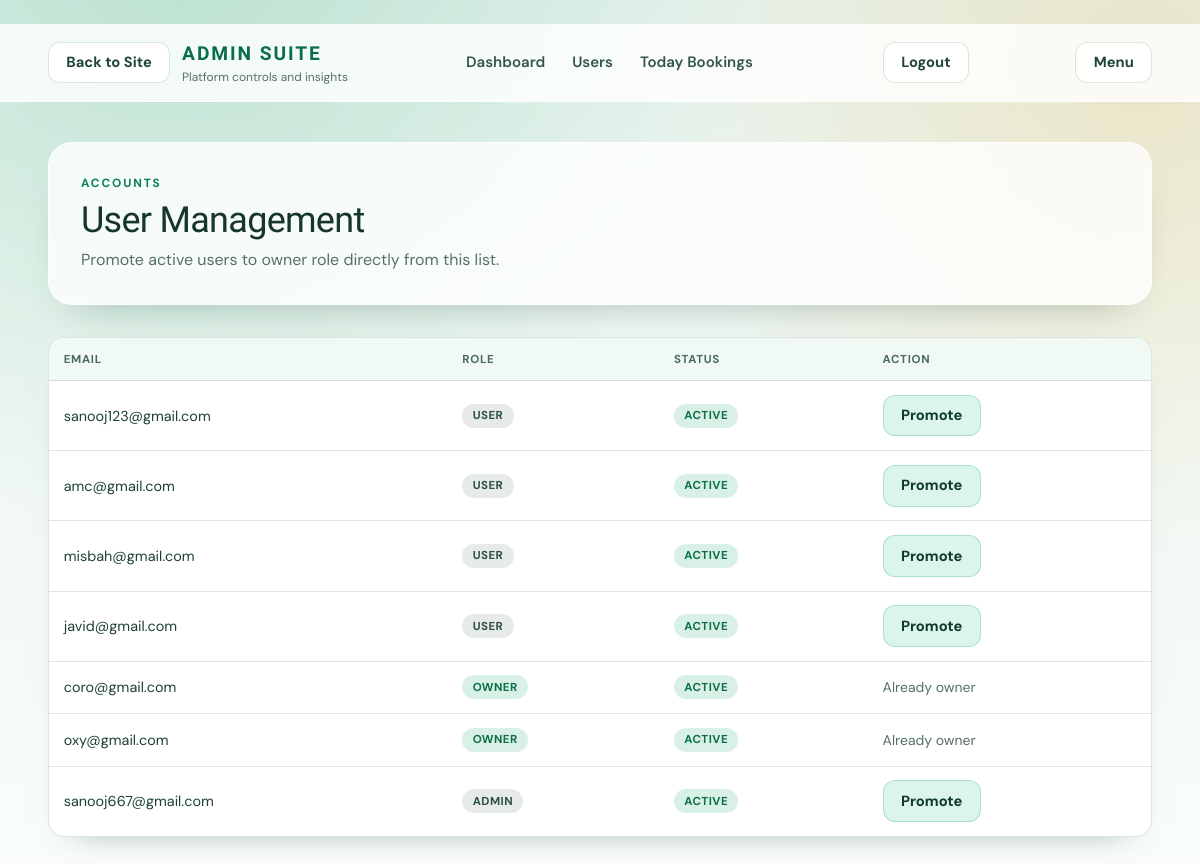
Screenshot of /dashboard/user_list/ with the database file from the repository.
### user/models.py (models this page shows, shortened)
class User(AbstractUser):
    username = None
    email = models.EmailField(unique=True , max_length=256, error_messages={'unique':'email already exists,'})
    is_customer = models.BooleanField(default=False)
    is_agent = models.BooleanField(default=False)
    is_manager = models.BooleanField(default=False)
    USERNAME_FIELD = 'email'
    REQUIRED_FIELDS = []
    objects = Usermanager()
    class Meta:
        db_table = 'users_user'
        verbose_name = 'User'
        verbose_name_plural = "Users"
        ordering = ['-id']

### admin_dashboard/views.py (the view)
# urls.py: path("user_list/", views.user_list, name="user_list"),
def user_list(request):
    user = User.objects.all().order_by("-id")
    return render(request, "admin/admin_user_list.html", {"users" : user})

### templates/admin/admin_user_list.html (shortened to what this page needs)
﻿{% extends 'base/web-base.html' %}
{% block container %}
{% include 'includes/admin_header.html' %}
<main class="site-shell py-10 space-y-8">
    <section class="surface-panel p-6 md:p-8 flex flex-col md:flex-row md:items-center md:justify-between gap-4">
        <div>
            <span class="eyebrow">Accounts</span>
            <h1 class="page-title mt-2">User Management</h1>
            <p class="muted mt-2">Promote active users to owner role directly from this list.</p>
        </div>
    </section>
    <section class="table-shell">
        <table class="data-table">
            <thead>
                <tr>
                    <th>Email</th>
                    <th>Role</th>
                    <th>Status</th>
                    <th>Action</th>
                </tr>
            </thead>
            <tbody>
                {% for user in users %}
                <tr>
                    <td class="break-all">{{ user.email }}</td>
                    <td>
                        {% if user.is_agent %}
                        <span class="status-pill status-booked">Owner</span>
                        {% elif user.is_manager %}
                        <span class="status-pill status-default">Admin</span>
                        {% else %}
                        <span class="status-pill status-default">User</span>
                        {% endif %}
                    </td>
                    <td>
                        {% if user.is_active %}
                        <span class="status-pill status-booked">Active</span>
                        {% else %}
                        <span class="status-pill status-cancelled">Inactive</span>
                        {% endif %}
                    </td>
                    <td>
                        {% if not user.is_agent %}
                        <a href="{% url 'admin_dashboard:user_promte' user.id %}" class="btn btn-secondary" onclick="return confirm('Promote this user to owner?');">Promote</a>
                        {% else %}
                        <span class="muted text-sm">Already owner</span>
                        {% endif %}
                    </td>
                </tr>
                {% endfor %}
            </tbody>
        </table>
    </section>
</main>
{% endblock %}

### static/css/ui.css (style rules this page uses)
* { box-sizing: border-box; }
html, body { margin: 0; padding: 0; }
body { min-height: 100vh; font-family: "DM Sans", sans-serif; color: var(--text); background: radial-gradient(circle at 15% -5%, rgba(15, 159, 102, 0.2) 0%, transparent 42%), radial-gradient(circle at 95% 10%, rgba(245, 159, 11, 0.16) 0%, transparent 34%), linear-gradient(180deg, var(--bg-soft) 0%, var(--bg) 42%, #f9fcfb 100%); }
h1, h2, h3, h4, h5, h6 { margin: 0; font-family: "Sora", sans-serif; letter-spacing: -0.02em; }
p { margin: 0; }
a { text-decoration: none; color: inherit; transition: all 0.2s ease; }
.site-shell { width: min(1120px, 92vw); margin-inline: auto; }
.surface-panel { background: var(--surface-soft); border: 1px solid rgba(255, 255, 255, 0.75); border-radius: 24px; box-shadow: var(--shadow); backdrop-filter: blur(16px); }
.page-title { font-size: clamp(1.75rem, 3vw, 2.6rem); line-height: 1.1; }
.eyebrow { display: inline-block; font-size: 0.74rem; letter-spacing: 0.16em; text-transform: uppercase; font-weight: 700; color: var(--primary-dark); }
.muted { color: var(--muted); }
.btn { display: inline-flex; align-items: center; justify-content: center; gap: 0.45rem; border: 1px solid transparent; border-radius: 12px; font-size: 0.92rem; font-weight: 700; line-height: 1; padding: 0.78rem 1.08rem; cursor: pointer; }
.btn-secondary { color: #0f3a2c; border-color: rgba(15, 159, 102, 0.25); background: #dcf5eb; }
.status-pill { display: inline-flex; align-items: center; justify-content: center; border-radius: 999px; font-size: 0.72rem; font-weight: 700; padding: 0.28rem 0.65rem; text-transform: uppercase; letter-spacing: 0.04em; }
.status-booked { color: #0b6f48; background: rgba(15, 159, 102, 0.16); }
.status-default { color: #2e4f42; background: rgba(28, 71, 56, 0.11); }
.table-shell { border: 1px solid var(--line); border-radius: 16px; overflow: auto; background: var(--surface); box-shadow: 0 16px 32px -28px rgba(12, 42, 32, 0.6); }
.data-table { width: 100%; min-width: 640px; border-collapse: collapse; }
.data-table th { background: #f1f9f5; padding: 0.84rem 0.92rem; text-align: left; font-size: 0.72rem; letter-spacing: 0.06em; text-transform: uppercase; color: #4a6a5d; }
.data-table td { padding: 0.86rem 0.92rem; border-top: 1px solid var(--line); font-size: 0.9rem; color: #1e4134; }

### rows the page displays
User: email "sanooj123@gmail.com", is_agent "USER", is_active "ACTIVE"
User: email "amc@gmail.com", is_agent "USER", is_active "ACTIVE"
User: email "misbah@gmail.com", is_agent "USER", is_active "ACTIVE"
User: email "javid@gmail.com", is_agent "USER", is_active "ACTIVE"
User: email "coro@gmail.com", is_agent "OWNER", is_active "ACTIVE"
User: email "oxy@gmail.com", is_agent "OWNER", is_active "ACTIVE"
User: email "sanooj667@gmail.com", is_agent "ADMIN", is_active "ACTIVE"
